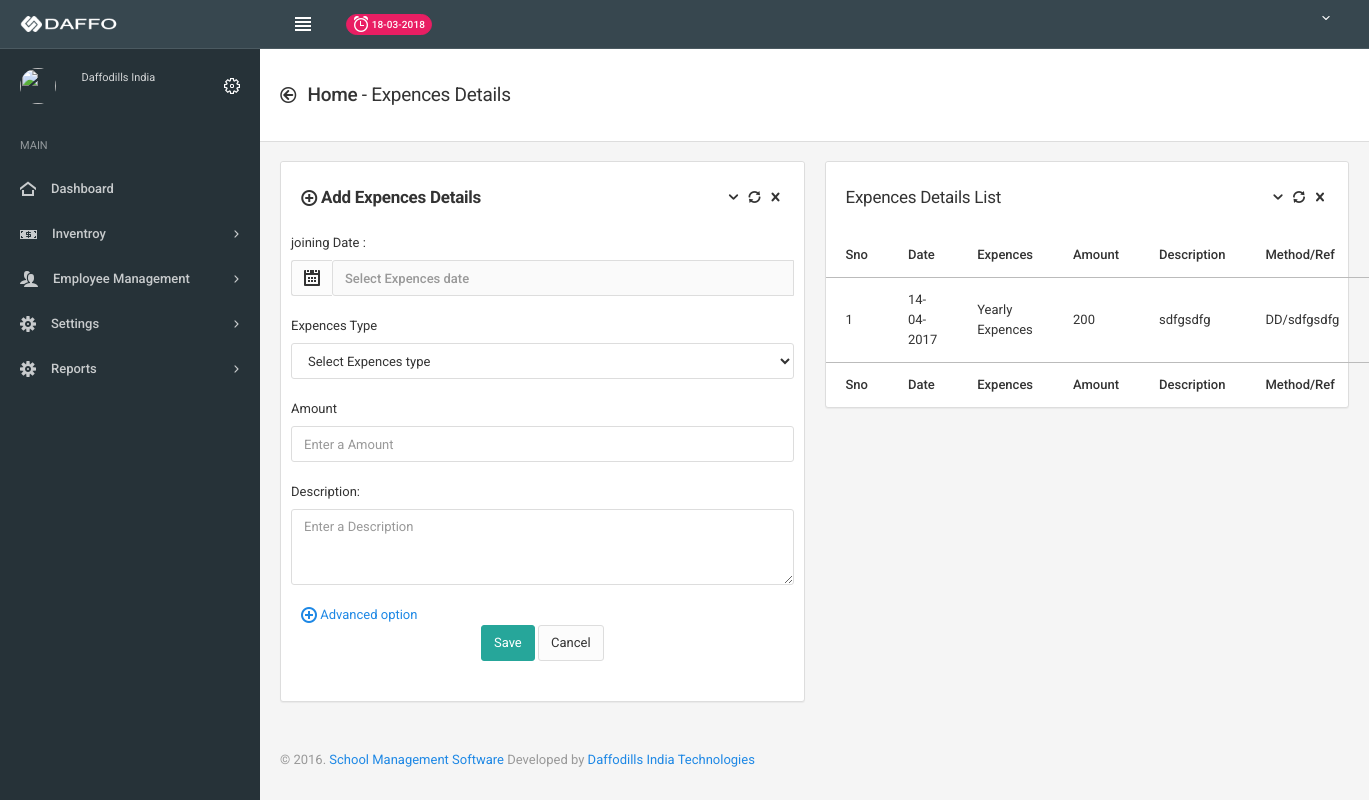
/index.php/expences_details/validate_expences_details, run on the app's committed database.
### tables this page shows
CREATE TABLE IF NOT EXISTS `expenses_details` (
  `Exp_id` int(11) NOT NULL,
  `Exp_master_id` int(11) NOT NULL,
  `Exp_date` date NOT NULL,
  `Exp_desc` text NOT NULL,
  `Exp_amount` int(11) NOT NULL,
  `Exp_method` varchar(120) NOT NULL,
  `Exp_ref` varchar(120) NOT NULL,
  `Exp_status` enum('A','D') NOT NULL COMMENT 'Active, deny',
  `Exp_create_dt` datetime NOT NULL
);

CREATE TABLE IF NOT EXISTS `expences_master` (
  `Exp_mas_id` int(11) NOT NULL,
  `Exp_mas_name` varchar(120) NOT NULL,
  `Exp_mas_status` enum('A','D') NOT NULL,
  `Exp_mas_create_dt` datetime NOT NULL
);

### application/controllers/Expences_details.php (called while the page is built, shortened)
<?php
class Expences_details extends CI_Controller {
	function __construct()
    {
        $this->load->model('expences_model');
    }
	function validate_expences_details(){
		$this->load->library('form_validation');
		$this->form_validation->set_rules('ex_date','Expences Date','trim|required|xss_clean');
		$this->form_validation->set_rules('ex_mas','Expences Type','trim|required|xss_clean');
		$this->form_validation->set_rules('expences_amount','Expences Amount','trim|required|xss_clean');
		$this->form_validation->set_rules('description','description','trim|required|xss_clean');
		if($this->form_validation->run() == FALSE){
				$data['expences_details_list'] = $this->expences_model->expences_details_list();
				$data['expences_master_name_list'] = $this->expences_model->expences_master_name_list();
				$this->load->view('expences_details_list', $data);
		}
	}
}

### index.php (called while the page is built, shortened)
<?php
require_once BASEPATH.'core/CodeIgniter.php';

### application/models/Expences_model.php (called while the page is built, shortened)
<?php
Class Expences_model extends CI_Model
{
	function expences_master_name_list()
	{
		$this->db->select('Exp_mas_id, Exp_mas_name');
		$this->db->from('expences_master');
		$this->db->where('Exp_mas_status', 'A');
		$query=$this->db->get();
		return $query;
	}
  function expences_details_list()
	{
		$this->db->select('expenses_details.*, expences_master.Exp_mas_id, expences_master.Exp_mas_name');
    $this->db->from('expenses_details');
    $this->db->join('expences_master', 'expences_master.Exp_mas_id = Exp_master_id','Left');
    $this->db->where('Exp_status', "A");
		$this->db->order_by("Exp_id", "DESC");
    $query = $this->db->get();
    return $query;
	}
}
?>

### application/views/expences_details_list.php (the view, shortened to what this page needs)
<?php include("include/header.php"); ?>
	<div class="page-container">
		<div class="page-content">
			<?php include("include/sidebar.php"); ?>
			<div class="content-wrapper">
				<div class="page-header page-header-default">
					<div class="page-header-content">
						<div class="page-title">
							<h4><i class="icon-arrow-left52 position-left"></i> <span class="text-semibold">Home</span> - Expences Details</h4>
						</div>
					</div>
				</div>
				<div class="content">
                  <div class="row">
						<div class="col-md-6">
                        <div class="panel panel-flat">
						<div class="panel-heading">
							<h5 class="panel-title"><i class="icon-add"></i>&nbsp;<strong>Add Expences Details</strong></h5>
							<div class="heading-elements">
								<ul class="icons-list">
			                		<li><a data-action="collapse"></a></li>
			                		<li><a data-action="reload"></a></li>
			                		<li><a data-action="close"></a></li>
			                	</ul>
		                	</div>
						</div>
						<div class="panel-body">
							 <?php echo form_open_multipart('expences_details/validate_expences_details', array('class'=>'form-horizontal')); ?>
								<fieldset class="content-group">
									<div class="form-group">
											<label>joining Date :</label>
												<div class="input-group">
													<span class="input-group-addon"><i class="icon-calendar22"></i></span>
												 <?php
												$data1 = array(
													'name'        => 'ex_date',
													'id'          => 'ex_date',
													'value'       => set_value('ex_date'),
													'class'       => 'form-control pickadate-accessibility text-semibold datepicker-example1',
													'placeholder' => 'Select Expences date',
												);
												echo form_input($data1);
												?>
											</div>
										</div>
									<div class="form-group">
										<label>Expences Type</label>
										<div>
											<select name="ex_mas"  class="form-control">
												<option value="">Select Expences type</option>
										</select>
										</div>
									</div>
									<div class="form-group">
										<label>Amount</label>
										<div>
											<?php
											$data2 = array(
											'name' => 'expences_amount',
											'id'   => 'expences_amount',
											'class' => 'form-control',
											'placeholder' => 'Enter a Amount'
											);
											echo form_input($data2);
											 ?>
										</div>
									</div>
									<div class="form-group">
												<label>Description:</label>
												<?php
												$data3 = array(
												'name'   => 'description',
												'id'     => 'description',
												'value'  => '',
												'class'  => 'form-control',
												'placeholder' => 'Enter a Description',
												'rows'   => '3'
												);
												echo form_textarea($data3);
												?>
										</div>
										<a href="#" id="adv" name="adv" onClick="adv_fun('adv');" ><i class="icon-add"></i>&nbsp;Advanced option</a>
									  <div class="text-center">
											<button type="submit" class="btn bg-teal-400">Save</button>
                      <input type="reset" class="btn btn-default" value="Cancel" onClick="javascript: document.location.href='expences_details_list'" >
									</div>
							</form>
						</div>
					</div>
						</div>
                <div class="col-md-6">
                    <div class="panel panel-flat">
                    <div class="panel-heading">
                        <h5 class="panel-title">Expences Details List</h5>
                        <div class="heading-elements">
                            <ul class="icons-list">
                                <li><a data-action="collapse"></a></li>
                                <li><a data-action="reload"></a></li>
                                <li><a data-action="close"></a></li>
                            </ul>
                        </div>
                    </div>
                    <table class="table datatable-responsive">
                        <thead>
                            <tr>
                               <th>Sno</th>
															 <th>Date</th>
                                <th>Expences</th>
																<th>Amount</th>
																<th>Description</th>
																<th>Method/Ref</th>
                                <th class="text-center">Actions</th>
                            </tr>
                        </thead>
                        <tbody>
                        <?php
                        $sno=1;
                        foreach($expences_details_list->result() as $row){ ?>
                            <tr>
                                <td><?php echo $sno; ?></td>
																<td><?php echo date('d-m-Y', strtotime($row->Exp_date)); ?></td>
                                <td><?php echo $row->Exp_mas_name; ?></td>
																<td><?php echo $row->Exp_amount; ?></td>
																<td><?php echo $row->Exp_desc; ?></td>
                              	<td><?php echo $row->Exp_method.'/'.$row->Exp_ref; ?></td>
                                <td class="text-center">
                                </td>
                            </tr>
                            <?php $sno++; } ?>
                        </tbody>
                        <tfoot>
													 <th>Sno</th>
													<th>Date</th>
													 <th>Expences</th>
													 <th>Amount</th>
													 <th>Description</th>
													<th>Method/Ref</th>
                          <th class="text-center">Actions</th>
                        </tfoot>
                    </table>
                </div>
						</div>
					</div>
<?php
include("include/footer.php");
?>

### assets/css/colors.css (style rules this page uses)
.bg-teal-400 { background-color:#26A69A;border-color:#26A69A;color:#fff }

### data on the page
expenses_details: Exp_date "14-04-2017", expences_master.Exp_mas_name "Yearly Expences", Exp_amount "200", Exp_desc "sdfgsdfg", Exp_method "DD", Exp_ref "sdfgsdfg"
